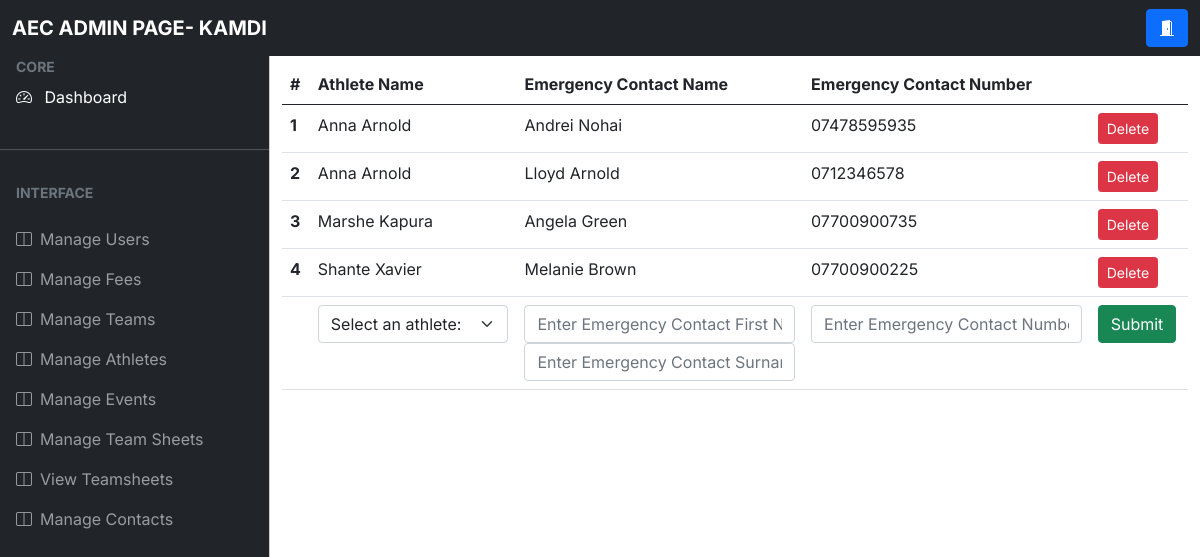
The page /contacts (signed in) on the database as committed earlier.
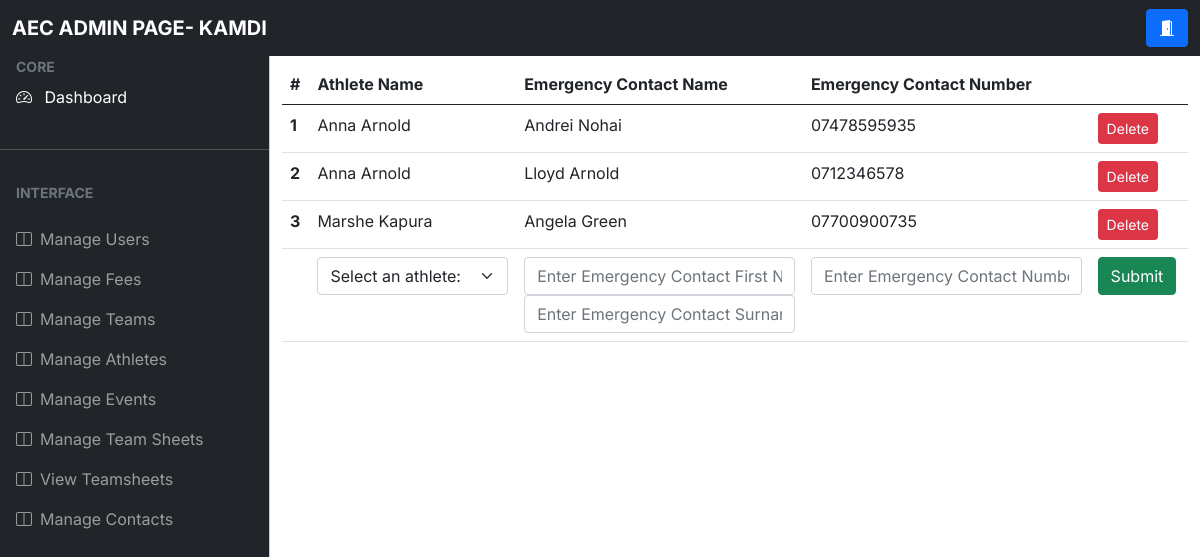
The same page on the database as committed later.
### app.py (models this page shows, shortened)
class Contacts(db.Model):
    __tablename__ = "contacts"
    contacts_id= db.Column(db.Integer, primary_key=True)
    athlete_id= db.Column(db.Integer)
    firstName= db.Column(db.String(50), nullable = False)
    surname= db.Column(db.String(50), nullable = False)
    number= db.Column(db.String(15), nullable = False)

class User(db.Model, UserMixin):
    __tablename__="User"
    id = db.Column(db.Integer, primary_key = True)
    firstName = db.Column(db.String(50),nullable = False)
    surname = db.Column(db.String(50), nullable = False)
    dob = db.Column(db.DateTime, nullable = False)
    start_date = db.Column(db.DateTime, nullable = True, default=date.today())
    email = db.Column(db.String(70), nullable = False)
    password = db.Column(db.String(255), nullable = False)
    usertype = db.Column(db.Integer, default = -1)
    verified = db.Column(db.Integer, default = 0)
    def get_id(self):
        return self.id
    def get_first_name(self):
        return self.firstName
    def get_surname(self):
        return self.surname
    def get_usertype(self):
        return self.usertype
    def get_verified(self):
        return self.verified

### app.py (the view, shortened to what this page needs)
@app.route('/contacts')#complete
@login_required
def view_contacts():
    if current_user.get_usertype() not in [0,1,2,3] or current_user.get_verified() != 1:
        return render_template('error.html',error="You are not authorised to view this page")
    elif current_user.get_usertype() == 0:
        query = db.engine.execute('SELECT firstName, surname, number FROM contacts WHERE contacts.athlete_id == {}'.format(current_user.get_id()))
        return render_template('contacts.html', contacts=query)
    elif current_user.get_usertype() == 3:
        query = db.engine.execute('SELECT id, firstName, surname FROM user WHERE usertype == {} OR usertype == {}'.format(0,1))
        athletes = {}
        for athlete in query:
            athlete = User.query.filter_by(id = athlete[0]).first()
            athletes[athlete.get_id()] = [athlete.get_first_name()+ " "+ athlete.get_surname()]
        query = db.engine.execute('SELECT contacts.contacts_id, user.firstName, user.surname, contacts.firstName, contacts.surname, contacts.number FROM contacts, user WHERE user.id = contacts.athlete_id')
        return render_template('admincontacts.html', contacts=query, athletes=athletes)

### app.py (called while the page is built)
@login_manager.user_loader
def load_user(user_id):
    return User.query.get(user_id)

### templates/admincontacts.html (shortened to what the changed rows need)
<!DOCTYPE html>
<html lang="en">
  <head>
    <link rel="stylesheet" href="static\css\admin\bootstrap.min.css" />
    <link
      rel="stylesheet"
      href="https://cdn.jsdelivr.net/npm/bootstrap-icons@1.4.1/font/bootstrap-icons.css"
    />
    <link rel="stylesheet" href="static\css\admin\bootstrap.min.css" />
    <link rel="stylesheet" href="static\css\admin\style.css" />
  </head>
    <main class="mt-5 pt-3">
      <div class="container-fluid">
        <form method = 'POST' action="{{ url_for('create_contacts')}} ">
        <table class="table">
          <thead>
            <tr>
              <th scope="col">#</th>
              <th scope="col">Athlete Name</th>
              <th scope="col">Emergency Contact Name</th>
              <th scope="col">Emergency Contact Number</th>
              <th scope="col"></th>
            </tr>
          </thead>
          <tbody>
            {% for contact in contacts %}
            <tr>
              <th scope="row">{{ contact[0]}}</th>
              <td>{{ contact[1] + " " + contact[2]}}</td>
              <td>{{ contact[3] + " " + contact[4] }}</td>
              <td>{{contact[5]}}</td>
              <td><a type="Submit" class="btn btn-danger btn-sm" href= "{{url_for('delete_contacts', contactid=contact[0])}}">Delete</a></td>
            </tr>
            {% endfor %}
          </tbody>
        </table>
        </form>
      </div>
    </main>
  </body>
</html>

Rows that differ between the two databases and show on the page:
removed Contacts: contacts_id "4", surname "Shante Xavier", firstName+surname "Melanie Brown", number "07700900225"
